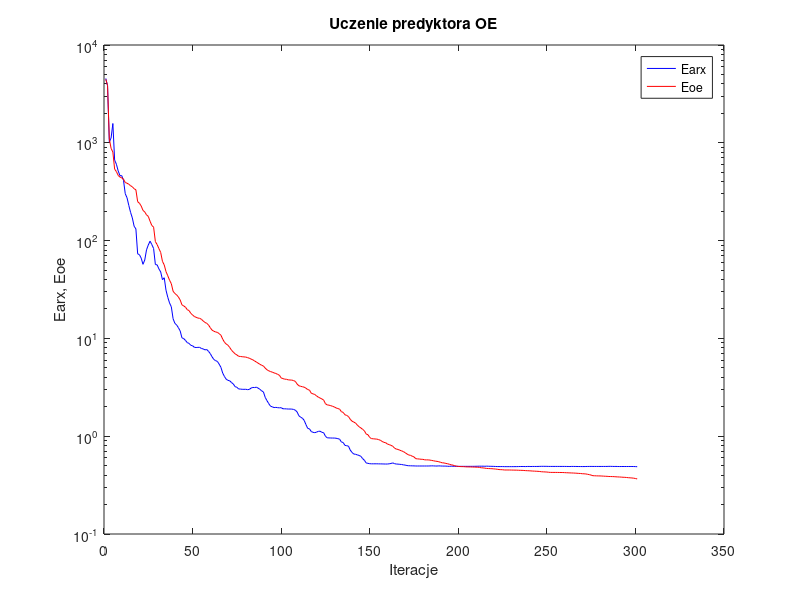
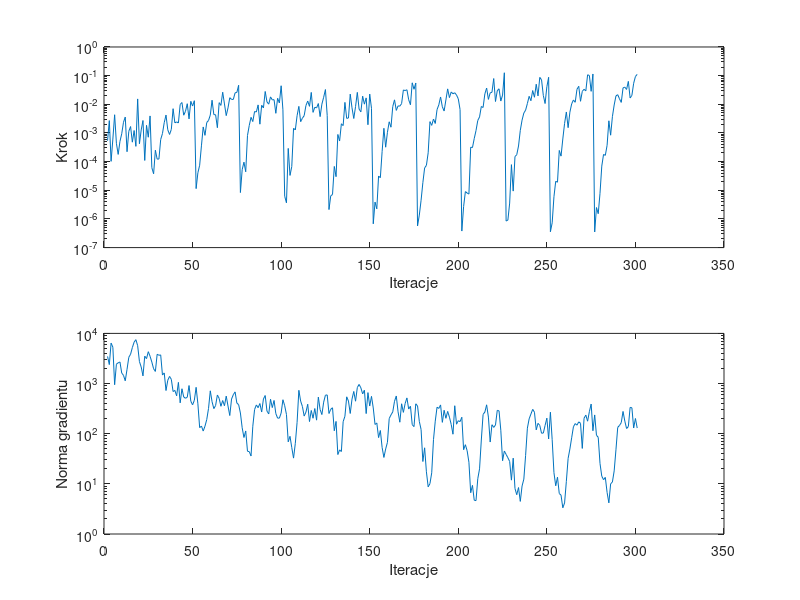

Write the MATLAB code that produced these figures, in order.
%uczenie predyktora oe
clear all;
n=0; farx(n+1)=4.549505e+003; foe(n+1)=4.454190e+003; wspucz(n+1)=0.000000e+000; ng(n+1)=0.000000e+000;
%odnowa zmiennej metryki
n=1; farx(n+1)=3.831203e+003; foe(n+1)=3.867013e+003; krok(n+1)=5.362933e-004; ng(n+1)=3.470062e+003;
n=2; farx(n+1)=1.018120e+003; foe(n+1)=1.095076e+003; krok(n+1)=2.700359e-003; ng(n+1)=2.385854e+003;
n=3; farx(n+1)=1.120815e+003; foe(n+1)=8.772626e+002; krok(n+1)=1.022356e-004; ng(n+1)=6.402525e+003;
n=4; farx(n+1)=1.575092e+003; foe(n+1)=8.037706e+002; krok(n+1)=6.121165e-004; ng(n+1)=5.307709e+003;
n=5; farx(n+1)=6.655492e+002; foe(n+1)=5.383287e+002; krok(n+1)=4.319006e-003; ng(n+1)=9.476158e+002;
n=6; farx(n+1)=6.036033e+002; foe(n+1)=5.075571e+002; krok(n+1)=4.356528e-004; ng(n+1)=2.431032e+003;
n=7; farx(n+1)=5.159330e+002; foe(n+1)=4.639471e+002; krok(n+1)=1.784716e-004; ng(n+1)=2.594048e+003;
n=8; farx(n+1)=4.613506e+002; foe(n+1)=4.465499e+002; krok(n+1)=5.045766e-004; ng(n+1)=2.694112e+003;
n=9; farx(n+1)=4.619670e+002; foe(n+1)=4.380976e+002; krok(n+1)=9.349870e-004; ng(n+1)=1.623430e+003;
n=10; farx(n+1)=4.139967e+002; foe(n+1)=4.246108e+002; krok(n+1)=2.364726e-003; ng(n+1)=1.455036e+003;
n=11; farx(n+1)=3.012766e+002; foe(n+1)=3.929132e+002; krok(n+1)=3.595838e-003; ng(n+1)=1.134547e+003;
n=12; farx(n+1)=2.742125e+002; foe(n+1)=3.859660e+002; krok(n+1)=2.215284e-004; ng(n+1)=1.922856e+003;
n=13; farx(n+1)=2.289669e+002; foe(n+1)=3.770525e+002; krok(n+1)=1.140915e-003; ng(n+1)=3.336989e+003;
n=14; farx(n+1)=1.943972e+002; foe(n+1)=3.641237e+002; krok(n+1)=1.674853e-003; ng(n+1)=3.845772e+003;
n=15; farx(n+1)=1.703510e+002; foe(n+1)=3.546301e+002; krok(n+1)=4.770094e-004; ng(n+1)=5.210155e+003;
n=16; farx(n+1)=1.402755e+002; foe(n+1)=3.393804e+002; krok(n+1)=1.218668e-003; ng(n+1)=6.678827e+003;
n=17; farx(n+1)=1.317585e+002; foe(n+1)=3.305248e+002; krok(n+1)=3.411214e-004; ng(n+1)=7.499417e+003;
n=18; farx(n+1)=7.322231e+001; foe(n+1)=2.499601e+002; krok(n+1)=1.540867e-002; ng(n+1)=5.684444e+003;
n=19; farx(n+1)=7.178469e+001; foe(n+1)=2.410836e+002; krok(n+1)=4.205124e-004; ng(n+1)=2.746991e+003;
n=20; farx(n+1)=6.615876e+001; foe(n+1)=2.258325e+002; krok(n+1)=1.276921e-003; ng(n+1)=2.134692e+003;
n=21; farx(n+1)=5.721855e+001; foe(n+1)=2.037683e+002; krok(n+1)=2.722891e-003; ng(n+1)=1.421136e+003;
n=22; farx(n+1)=6.331204e+001; foe(n+1)=1.962690e+002; krok(n+1)=1.098766e-004; ng(n+1)=3.517513e+003;
n=23; farx(n+1)=8.047585e+001; foe(n+1)=1.832833e+002; krok(n+1)=1.846469e-003; ng(n+1)=3.136844e+003;
n=24; farx(n+1)=9.012872e+001; foe(n+1)=1.769608e+002; krok(n+1)=7.101242e-004; ng(n+1)=4.318640e+003;
n=25; farx(n+1)=9.866168e+001; foe(n+1)=1.577374e+002; krok(n+1)=3.929986e-003; ng(n+1)=3.499724e+003;
%odnowa zmiennej metryki
n=26; farx(n+1)=9.108397e+001; foe(n+1)=1.427066e+002; krok(n+1)=6.152340e-005; ng(n+1)=2.679669e+003;
n=27; farx(n+1)=8.302722e+001; foe(n+1)=1.372430e+002; krok(n+1)=3.764398e-005; ng(n+1)=1.972094e+003;
n=28; farx(n+1)=5.692261e+001; foe(n+1)=9.765017e+001; krok(n+1)=2.507229e-004; ng(n+1)=1.745898e+003;
n=29; farx(n+1)=5.651355e+001; foe(n+1)=9.105490e+001; krok(n+1)=1.222111e-004; ng(n+1)=3.826267e+003;
n=30; farx(n+1)=5.134488e+001; foe(n+1)=8.284017e+001; krok(n+1)=1.230766e-004; ng(n+1)=3.663758e+003;
n=31; farx(n+1)=4.782535e+001; foe(n+1)=7.564599e+001; krok(n+1)=5.911814e-004; ng(n+1)=3.722791e+003;
n=32; farx(n+1)=3.982085e+001; foe(n+1)=6.132478e+001; krok(n+1)=9.534365e-004; ng(n+1)=1.478049e+003;
n=33; farx(n+1)=4.170569e+001; foe(n+1)=5.638862e+001; krok(n+1)=2.293768e-003; ng(n+1)=1.629482e+003;
n=34; farx(n+1)=3.108812e+001; foe(n+1)=4.818084e+001; krok(n+1)=4.212217e-003; ng(n+1)=7.255027e+002;
n=35; farx(n+1)=2.633009e+001; foe(n+1)=4.370869e+001; krok(n+1)=1.290694e-003; ng(n+1)=1.163076e+003;
n=36; farx(n+1)=2.305146e+001; foe(n+1)=3.937118e+001; krok(n+1)=8.861138e-004; ng(n+1)=1.386270e+003;
n=37; farx(n+1)=2.105233e+001; foe(n+1)=3.626829e+001; krok(n+1)=1.330026e-003; ng(n+1)=1.213905e+003;
n=38; farx(n+1)=1.589764e+001; foe(n+1)=3.037174e+001; krok(n+1)=7.032104e-003; ng(n+1)=6.924948e+002;
n=39; farx(n+1)=1.427381e+001; foe(n+1)=2.877922e+001; krok(n+1)=2.254077e-003; ng(n+1)=7.308383e+002;
n=40; farx(n+1)=1.371737e+001; foe(n+1)=2.787968e+001; krok(n+1)=2.433134e-003; ng(n+1)=5.687397e+002;
n=41; farx(n+1)=1.287481e+001; foe(n+1)=2.650250e+001; krok(n+1)=2.232051e-003; ng(n+1)=1.055733e+003;
n=42; farx(n+1)=1.191850e+001; foe(n+1)=2.472558e+001; krok(n+1)=9.866494e-003; ng(n+1)=4.126255e+002;
n=43; farx(n+1)=1.013604e+001; foe(n+1)=2.203929e+001; krok(n+1)=1.153579e-002; ng(n+1)=7.875329e+002;
n=44; farx(n+1)=9.954383e+000; foe(n+1)=2.148784e+001; krok(n+1)=4.162174e-003; ng(n+1)=5.389888e+002;
n=45; farx(n+1)=9.532366e+000; foe(n+1)=2.084785e+001; krok(n+1)=5.711090e-003; ng(n+1)=5.086481e+002;
n=46; farx(n+1)=9.054145e+000; foe(n+1)=1.967316e+001; krok(n+1)=1.048565e-002; ng(n+1)=5.333977e+002;
n=47; farx(n+1)=8.896616e+000; foe(n+1)=1.926110e+001; krok(n+1)=3.096185e-003; ng(n+1)=9.131622e+002;
n=48; farx(n+1)=8.502914e+000; foe(n+1)=1.805933e+001; krok(n+1)=1.269968e-002; ng(n+1)=4.443437e+002;
n=49; farx(n+1)=8.409591e+000; foe(n+1)=1.736683e+001; krok(n+1)=8.704305e-003; ng(n+1)=3.760617e+002;
n=50; farx(n+1)=8.111172e+000; foe(n+1)=1.674299e+001; krok(n+1)=1.336240e-002; ng(n+1)=4.640796e+002;
%odnowa zmiennej metryki
n=51; farx(n+1)=8.065902e+000; foe(n+1)=1.644042e+001; krok(n+1)=1.142338e-005; ng(n+1)=8.409275e+002;
n=52; farx(n+1)=8.096263e+000; foe(n+1)=1.612821e+001; krok(n+1)=4.095033e-005; ng(n+1)=3.943721e+002;
n=53; farx(n+1)=8.106159e+000; foe(n+1)=1.607225e+001; krok(n+1)=7.481366e-005; ng(n+1)=1.319174e+002;
n=54; farx(n+1)=7.879909e+000; foe(n+1)=1.567036e+001; krok(n+1)=3.550621e-004; ng(n+1)=1.421946e+002;
n=55; farx(n+1)=7.811709e+000; foe(n+1)=1.507814e+001; krok(n+1)=1.620122e-003; ng(n+1)=1.129091e+002;
n=56; farx(n+1)=7.632629e+000; foe(n+1)=1.455664e+001; krok(n+1)=8.258271e-004; ng(n+1)=1.410364e+002;
n=57; farx(n+1)=7.695797e+000; foe(n+1)=1.426202e+001; krok(n+1)=2.324084e-003; ng(n+1)=1.915060e+002;
n=58; farx(n+1)=7.372203e+000; foe(n+1)=1.371205e+001; krok(n+1)=2.716773e-003; ng(n+1)=3.182280e+002;
n=59; farx(n+1)=6.983337e+000; foe(n+1)=1.285620e+001; krok(n+1)=4.213325e-003; ng(n+1)=7.160496e+002;
n=60; farx(n+1)=6.489685e+000; foe(n+1)=1.215417e+001; krok(n+1)=1.389524e-002; ng(n+1)=4.343780e+002;
n=61; farx(n+1)=6.086592e+000; foe(n+1)=1.183818e+001; krok(n+1)=4.372259e-003; ng(n+1)=3.163898e+002;
n=62; farx(n+1)=5.924503e+000; foe(n+1)=1.164397e+001; krok(n+1)=4.315901e-003; ng(n+1)=3.649339e+002;
n=63; farx(n+1)=5.815870e+000; foe(n+1)=1.152671e+001; krok(n+1)=1.524981e-003; ng(n+1)=5.909615e+002;
n=64; farx(n+1)=5.456384e+000; foe(n+1)=1.119543e+001; krok(n+1)=1.142218e-002; ng(n+1)=5.058255e+002;
n=65; farx(n+1)=5.059394e+000; foe(n+1)=1.077693e+001; krok(n+1)=9.150227e-003; ng(n+1)=3.520854e+002;
n=66; farx(n+1)=4.421841e+000; foe(n+1)=9.841918e+000; krok(n+1)=2.642647e-002; ng(n+1)=4.590623e+002;
n=67; farx(n+1)=4.076888e+000; foe(n+1)=9.133065e+000; krok(n+1)=1.027490e-002; ng(n+1)=3.611658e+002;
n=68; farx(n+1)=3.818366e+000; foe(n+1)=8.759582e+000; krok(n+1)=4.027729e-003; ng(n+1)=5.616301e+002;
n=69; farx(n+1)=3.726082e+000; foe(n+1)=8.502333e+000; krok(n+1)=7.527268e-003; ng(n+1)=3.559536e+002;
n=70; farx(n+1)=3.679980e+000; foe(n+1)=8.059223e+000; krok(n+1)=1.697325e-002; ng(n+1)=2.303107e+002;
n=71; farx(n+1)=3.534408e+000; foe(n+1)=7.564952e+000; krok(n+1)=1.479856e-002; ng(n+1)=4.909802e+002;
n=72; farx(n+1)=3.418819e+000; foe(n+1)=7.245829e+000; krok(n+1)=1.479856e-002; ng(n+1)=5.994864e+002;
n=73; farx(n+1)=3.211804e+000; foe(n+1)=6.958362e+000; krok(n+1)=2.513448e-002; ng(n+1)=6.818721e+002;
n=74; farx(n+1)=3.163808e+000; foe(n+1)=6.778116e+000; krok(n+1)=2.598758e-002; ng(n+1)=4.073124e+002;
n=75; farx(n+1)=3.043429e+000; foe(n+1)=6.562666e+000; krok(n+1)=4.616585e-002; ng(n+1)=3.797416e+002;
%odnowa zmiennej metryki
n=76; farx(n+1)=3.032952e+000; foe(n+1)=6.535783e+000; krok(n+1)=8.333245e-006; ng(n+1)=2.586301e+002;
n=77; farx(n+1)=3.017184e+000; foe(n+1)=6.497162e+000; krok(n+1)=5.233915e-005; ng(n+1)=1.314380e+002;
n=78; farx(n+1)=3.013873e+000; foe(n+1)=6.467151e+000; krok(n+1)=9.579321e-005; ng(n+1)=8.406171e+001;
n=79; farx(n+1)=3.020008e+000; foe(n+1)=6.445059e+000; krok(n+1)=4.418089e-005; ng(n+1)=1.134262e+002;
n=80; farx(n+1)=2.992221e+000; foe(n+1)=6.364423e+000; krok(n+1)=8.178849e-004; ng(n+1)=4.464909e+001;
n=81; farx(n+1)=3.006883e+000; foe(n+1)=6.274422e+000; krok(n+1)=1.830478e-003; ng(n+1)=4.385861e+001;
n=82; farx(n+1)=3.102275e+000; foe(n+1)=6.148117e+000; krok(n+1)=3.514634e-003; ng(n+1)=3.590155e+001;
n=83; farx(n+1)=3.152882e+000; foe(n+1)=6.043959e+000; krok(n+1)=2.500228e-003; ng(n+1)=1.408777e+002;
n=84; farx(n+1)=3.143454e+000; foe(n+1)=5.874287e+000; krok(n+1)=5.608324e-003; ng(n+1)=3.033100e+002;
n=85; farx(n+1)=3.170533e+000; foe(n+1)=5.741775e+000; krok(n+1)=5.390749e-003; ng(n+1)=3.745795e+002;
n=86; farx(n+1)=3.101510e+000; foe(n+1)=5.581030e+000; krok(n+1)=9.535023e-003; ng(n+1)=3.300119e+002;
n=87; farx(n+1)=3.016297e+000; foe(n+1)=5.438304e+000; krok(n+1)=2.025775e-003; ng(n+1)=3.996767e+002;
n=88; farx(n+1)=2.908689e+000; foe(n+1)=5.311893e+000; krok(n+1)=9.251671e-003; ng(n+1)=2.705745e+002;
n=89; farx(n+1)=2.834150e+000; foe(n+1)=5.219133e+000; krok(n+1)=7.442795e-003; ng(n+1)=4.922586e+002;
n=90; farx(n+1)=2.495556e+000; foe(n+1)=4.971262e+000; krok(n+1)=2.803148e-002; ng(n+1)=5.773408e+002;
n=91; farx(n+1)=2.309721e+000; foe(n+1)=4.780869e+000; krok(n+1)=1.210728e-002; ng(n+1)=2.819691e+002;
n=92; farx(n+1)=2.152979e+000; foe(n+1)=4.663932e+000; krok(n+1)=1.012568e-002; ng(n+1)=2.482312e+002;
n=93; farx(n+1)=2.026608e+000; foe(n+1)=4.581808e+000; krok(n+1)=1.815661e-002; ng(n+1)=4.859407e+002;
n=94; farx(n+1)=1.997393e+000; foe(n+1)=4.516854e+000; krok(n+1)=1.423801e-002; ng(n+1)=3.314147e+002;
n=95; farx(n+1)=1.962028e+000; foe(n+1)=4.440545e+000; krok(n+1)=1.450364e-002; ng(n+1)=4.601712e+002;
n=96; farx(n+1)=1.972187e+000; foe(n+1)=4.378757e+000; krok(n+1)=4.853566e-003; ng(n+1)=2.516605e+002;
n=97; farx(n+1)=1.958199e+000; foe(n+1)=4.292521e+000; krok(n+1)=1.622219e-002; ng(n+1)=2.044722e+002;
n=98; farx(n+1)=1.950261e+000; foe(n+1)=4.202558e+000; krok(n+1)=1.111520e-002; ng(n+1)=2.044132e+002;
n=99; farx(n+1)=1.957619e+000; foe(n+1)=3.946523e+000; krok(n+1)=4.438543e-002; ng(n+1)=2.585211e+002;
n=100; farx(n+1)=1.908250e+000; foe(n+1)=3.880418e+000; krok(n+1)=6.425309e-003; ng(n+1)=4.754584e+002;
%odnowa zmiennej metryki
n=101; farx(n+1)=1.905806e+000; foe(n+1)=3.829570e+000; krok(n+1)=6.218107e-006; ng(n+1)=3.615361e+002;
n=102; farx(n+1)=1.902541e+000; foe(n+1)=3.820346e+000; krok(n+1)=3.652351e-006; ng(n+1)=2.414866e+002;
n=103; farx(n+1)=1.895276e+000; foe(n+1)=3.768753e+000; krok(n+1)=2.887783e-004; ng(n+1)=6.882020e+001;
n=104; farx(n+1)=1.896377e+000; foe(n+1)=3.755177e+000; krok(n+1)=3.298238e-005; ng(n+1)=8.863783e+001;
n=105; farx(n+1)=1.893249e+000; foe(n+1)=3.747736e+000; krok(n+1)=6.743596e-005; ng(n+1)=5.289780e+001;
n=106; farx(n+1)=1.878649e+000; foe(n+1)=3.705369e+000; krok(n+1)=1.457334e-003; ng(n+1)=3.259814e+001;
n=107; farx(n+1)=1.844981e+000; foe(n+1)=3.635736e+000; krok(n+1)=1.271814e-003; ng(n+1)=6.430179e+001;
n=108; farx(n+1)=1.771589e+000; foe(n+1)=3.417702e+000; krok(n+1)=4.008930e-003; ng(n+1)=1.684189e+002;
n=109; farx(n+1)=1.618223e+000; foe(n+1)=3.280116e+000; krok(n+1)=8.471180e-003; ng(n+1)=7.332729e+002;
n=110; farx(n+1)=1.564567e+000; foe(n+1)=3.236713e+000; krok(n+1)=2.476023e-003; ng(n+1)=4.476442e+002;
n=111; farx(n+1)=1.528183e+000; foe(n+1)=3.205971e+000; krok(n+1)=3.271540e-003; ng(n+1)=3.492013e+002;
n=112; farx(n+1)=1.451469e+000; foe(n+1)=3.172316e+000; krok(n+1)=4.026836e-003; ng(n+1)=2.247134e+002;
n=113; farx(n+1)=1.314639e+000; foe(n+1)=3.094782e+000; krok(n+1)=9.078303e-003; ng(n+1)=2.694149e+002;
n=114; farx(n+1)=1.201875e+000; foe(n+1)=2.999291e+000; krok(n+1)=1.299379e-002; ng(n+1)=3.869712e+002;
n=115; farx(n+1)=1.189436e+000; foe(n+1)=2.958955e+000; krok(n+1)=8.486408e-003; ng(n+1)=1.745901e+002;
n=116; farx(n+1)=1.116243e+000; foe(n+1)=2.749432e+000; krok(n+1)=2.598758e-002; ng(n+1)=2.907283e+002;
n=117; farx(n+1)=1.095647e+000; foe(n+1)=2.710488e+000; krok(n+1)=5.233259e-003; ng(n+1)=2.032377e+002;
n=118; farx(n+1)=1.086151e+000; foe(n+1)=2.668777e+000; krok(n+1)=7.884232e-003; ng(n+1)=3.177451e+002;
n=119; farx(n+1)=1.101111e+000; foe(n+1)=2.580859e+000; krok(n+1)=7.479896e-003; ng(n+1)=1.862649e+002;
n=120; farx(n+1)=1.121860e+000; foe(n+1)=2.506734e+000; krok(n+1)=1.063635e-002; ng(n+1)=5.367920e+002;
n=121; farx(n+1)=1.124180e+000; foe(n+1)=2.455347e+000; krok(n+1)=3.715831e-003; ng(n+1)=3.030884e+002;
n=122; farx(n+1)=1.096173e+000; foe(n+1)=2.403390e+000; krok(n+1)=1.012568e-002; ng(n+1)=2.406555e+002;
n=123; farx(n+1)=1.085692e+000; foe(n+1)=2.339618e+000; krok(n+1)=1.761298e-002; ng(n+1)=4.258922e+002;
n=124; farx(n+1)=9.991269e-001; foe(n+1)=2.150919e+000; krok(n+1)=3.276344e-002; ng(n+1)=5.860139e+002;
n=125; farx(n+1)=9.628828e-001; foe(n+1)=2.088754e+000; krok(n+1)=4.077649e-003; ng(n+1)=5.933951e+002;
%odnowa zmiennej metryki
n=126; farx(n+1)=9.608291e-001; foe(n+1)=2.076727e+000; krok(n+1)=2.122210e-006; ng(n+1)=2.527463e+002;
n=127; farx(n+1)=9.585638e-001; foe(n+1)=2.052913e+000; krok(n+1)=6.416592e-006; ng(n+1)=3.072070e+002;
n=128; farx(n+1)=9.574581e-001; foe(n+1)=2.022102e+000; krok(n+1)=7.122056e-006; ng(n+1)=3.288090e+002;
n=129; farx(n+1)=9.574164e-001; foe(n+1)=1.992508e+000; krok(n+1)=6.791072e-005; ng(n+1)=1.143804e+002;
n=130; farx(n+1)=9.534608e-001; foe(n+1)=1.947122e+000; krok(n+1)=2.981309e-005; ng(n+1)=1.757803e+002;
n=131; farx(n+1)=9.438196e-001; foe(n+1)=1.916722e+000; krok(n+1)=8.860127e-004; ng(n+1)=3.840320e+001;
n=132; farx(n+1)=9.328597e-001; foe(n+1)=1.892400e+000; krok(n+1)=5.236811e-004; ng(n+1)=4.757077e+001;
n=133; farx(n+1)=8.723805e-001; foe(n+1)=1.781785e+000; krok(n+1)=2.094724e-003; ng(n+1)=4.411306e+001;
n=134; farx(n+1)=8.625943e-001; foe(n+1)=1.752668e+000; krok(n+1)=1.810600e-003; ng(n+1)=1.738705e+002;
n=135; farx(n+1)=8.059492e-001; foe(n+1)=1.657066e+000; krok(n+1)=1.167289e-002; ng(n+1)=2.224585e+002;
n=136; farx(n+1)=7.996741e-001; foe(n+1)=1.630859e+000; krok(n+1)=3.225080e-003; ng(n+1)=5.435804e+002;
n=137; farx(n+1)=7.915584e-001; foe(n+1)=1.588696e+000; krok(n+1)=3.334617e-003; ng(n+1)=4.478840e+002;
n=138; farx(n+1)=7.218887e-001; foe(n+1)=1.488965e+000; krok(n+1)=2.262062e-002; ng(n+1)=2.531544e+002;
n=139; farx(n+1)=6.827914e-001; foe(n+1)=1.424985e+000; krok(n+1)=7.558357e-003; ng(n+1)=4.900268e+002;
n=140; farx(n+1)=6.568745e-001; foe(n+1)=1.393791e+000; krok(n+1)=3.195712e-003; ng(n+1)=6.954363e+002;
n=141; farx(n+1)=6.538291e-001; foe(n+1)=1.363480e+000; krok(n+1)=8.300976e-003; ng(n+1)=4.445060e+002;
n=142; farx(n+1)=6.440086e-001; foe(n+1)=1.298904e+000; krok(n+1)=2.606552e-002; ng(n+1)=8.320529e+002;
n=143; farx(n+1)=6.362517e-001; foe(n+1)=1.249960e+000; krok(n+1)=6.800237e-003; ng(n+1)=9.603094e+002;
n=144; farx(n+1)=6.221423e-001; foe(n+1)=1.214695e+000; krok(n+1)=5.457942e-003; ng(n+1)=8.220446e+002;
n=145; farx(n+1)=5.904442e-001; foe(n+1)=1.175638e+000; krok(n+1)=1.922414e-002; ng(n+1)=6.222987e+002;
n=146; farx(n+1)=5.673116e-001; foe(n+1)=1.134753e+000; krok(n+1)=1.012183e-002; ng(n+1)=7.377282e+002;
n=147; farx(n+1)=5.328724e-001; foe(n+1)=1.053072e+000; krok(n+1)=1.675011e-002; ng(n+1)=2.517930e+002;
n=148; farx(n+1)=5.277116e-001; foe(n+1)=1.036104e+000; krok(n+1)=1.935356e-003; ng(n+1)=6.599582e+002;
n=149; farx(n+1)=5.234091e-001; foe(n+1)=9.707181e-001; krok(n+1)=2.272397e-002; ng(n+1)=3.562001e+002;
n=150; farx(n+1)=5.220863e-001; foe(n+1)=9.443708e-001; krok(n+1)=7.242402e-003; ng(n+1)=5.553333e+002;
%odnowa zmiennej metryki
n=151; farx(n+1)=5.219735e-001; foe(n+1)=9.413272e-001; krok(n+1)=6.766504e-007; ng(n+1)=3.254201e+002;
n=152; farx(n+1)=5.221967e-001; foe(n+1)=9.365938e-001; krok(n+1)=3.872941e-006; ng(n+1)=1.527002e+002;
n=153; farx(n+1)=5.221053e-001; foe(n+1)=9.342384e-001; krok(n+1)=2.249322e-006; ng(n+1)=1.636894e+002;
n=154; farx(n+1)=5.216080e-001; foe(n+1)=9.232827e-001; krok(n+1)=3.145966e-005; ng(n+1)=8.360949e+001;
n=155; farx(n+1)=5.211278e-001; foe(n+1)=9.085987e-001; krok(n+1)=2.745808e-005; ng(n+1)=1.158572e+002;
n=156; farx(n+1)=5.207948e-001; foe(n+1)=8.845595e-001; krok(n+1)=2.247399e-004; ng(n+1)=5.322574e+001;
n=157; farx(n+1)=5.199372e-001; foe(n+1)=8.652611e-001; krok(n+1)=1.457334e-003; ng(n+1)=3.362601e+001;
n=158; farx(n+1)=5.194374e-001; foe(n+1)=8.581226e-001; krok(n+1)=3.185772e-004; ng(n+1)=4.958759e+001;
n=159; farx(n+1)=5.194839e-001; foe(n+1)=8.310762e-001; krok(n+1)=1.051976e-003; ng(n+1)=6.714644e+001;
n=160; farx(n+1)=5.222089e-001; foe(n+1)=8.201609e-001; krok(n+1)=2.454245e-003; ng(n+1)=2.005878e+002;
n=161; farx(n+1)=5.262819e-001; foe(n+1)=8.064813e-001; krok(n+1)=1.587460e-003; ng(n+1)=2.367984e+002;
n=162; farx(n+1)=5.332947e-001; foe(n+1)=7.893724e-001; krok(n+1)=8.300976e-003; ng(n+1)=2.719765e+002;
n=163; farx(n+1)=5.244457e-001; foe(n+1)=7.558754e-001; krok(n+1)=1.430505e-002; ng(n+1)=4.432418e+002;
n=164; farx(n+1)=5.190852e-001; foe(n+1)=7.385245e-001; krok(n+1)=6.130766e-003; ng(n+1)=5.655982e+002;
n=165; farx(n+1)=5.184869e-001; foe(n+1)=7.322665e-001; krok(n+1)=8.806488e-003; ng(n+1)=2.733793e+002;
n=166; farx(n+1)=5.156166e-001; foe(n+1)=7.186464e-001; krok(n+1)=8.625805e-003; ng(n+1)=1.694461e+002;
n=167; farx(n+1)=5.138579e-001; foe(n+1)=7.078456e-001; krok(n+1)=1.056509e-002; ng(n+1)=3.949834e+002;
n=168; farx(n+1)=5.092651e-001; foe(n+1)=6.963768e-001; krok(n+1)=3.172714e-002; ng(n+1)=2.662125e+002;
n=169; farx(n+1)=5.065816e-001; foe(n+1)=6.781342e-001; krok(n+1)=3.001959e-002; ng(n+1)=3.999328e+002;
n=170; farx(n+1)=5.012536e-001; foe(n+1)=6.588688e-001; krok(n+1)=3.222183e-002; ng(n+1)=5.171336e+002;
n=171; farx(n+1)=4.988285e-001; foe(n+1)=6.427924e-001; krok(n+1)=1.438335e-002; ng(n+1)=3.096951e+002;
n=172; farx(n+1)=4.983671e-001; foe(n+1)=6.375010e-001; krok(n+1)=9.630946e-003; ng(n+1)=3.525474e+002;
n=173; farx(n+1)=4.975745e-001; foe(n+1)=6.243780e-001; krok(n+1)=5.623415e-002; ng(n+1)=1.513344e+002;
n=174; farx(n+1)=4.971308e-001; foe(n+1)=6.139477e-001; krok(n+1)=3.347423e-002; ng(n+1)=1.385070e+002;
n=175; farx(n+1)=4.959248e-001; foe(n+1)=5.892979e-001; krok(n+1)=5.529705e-002; ng(n+1)=3.945450e+002;
%odnowa zmiennej metryki
n=176; farx(n+1)=4.958787e-001; foe(n+1)=5.861992e-001; krok(n+1)=5.703466e-007; ng(n+1)=3.573465e+002;
n=177; farx(n+1)=4.958990e-001; foe(n+1)=5.844528e-001; krok(n+1)=1.366464e-006; ng(n+1)=1.758450e+002;
n=178; farx(n+1)=4.958389e-001; foe(n+1)=5.809698e-001; krok(n+1)=4.498643e-006; ng(n+1)=1.209368e+002;
n=179; farx(n+1)=4.958677e-001; foe(n+1)=5.802308e-001; krok(n+1)=1.847442e-005; ng(n+1)=2.790335e+001;
n=180; farx(n+1)=4.958718e-001; foe(n+1)=5.734884e-001; krok(n+1)=6.028324e-005; ng(n+1)=5.233435e+001;
n=181; farx(n+1)=4.958841e-001; foe(n+1)=5.727557e-001; krok(n+1)=7.386519e-005; ng(n+1)=1.739666e+001;
n=182; farx(n+1)=4.958838e-001; foe(n+1)=5.725329e-001; krok(n+1)=2.036368e-004; ng(n+1)=8.717553e+000;
n=183; farx(n+1)=4.966353e-001; foe(n+1)=5.698983e-001; krok(n+1)=2.487486e-003; ng(n+1)=1.010772e+001;
n=184; farx(n+1)=4.976194e-001; foe(n+1)=5.652220e-001; krok(n+1)=1.838554e-003; ng(n+1)=1.660419e+001;
n=185; farx(n+1)=4.970862e-001; foe(n+1)=5.609373e-001; krok(n+1)=3.065383e-003; ng(n+1)=7.625841e+001;
n=186; farx(n+1)=4.958341e-001; foe(n+1)=5.558653e-001; krok(n+1)=2.145173e-003; ng(n+1)=1.780035e+002;
n=187; farx(n+1)=4.953732e-001; foe(n+1)=5.530255e-001; krok(n+1)=6.511197e-003; ng(n+1)=3.367464e+002;
n=188; farx(n+1)=4.973446e-001; foe(n+1)=5.480465e-001; krok(n+1)=9.552064e-003; ng(n+1)=3.188698e+002;
n=189; farx(n+1)=4.960060e-001; foe(n+1)=5.407951e-001; krok(n+1)=1.801017e-002; ng(n+1)=3.746997e+002;
n=190; farx(n+1)=4.951872e-001; foe(n+1)=5.342869e-001; krok(n+1)=8.193332e-003; ng(n+1)=1.683450e+002;
n=191; farx(n+1)=4.947452e-001; foe(n+1)=5.328387e-001; krok(n+1)=5.829338e-003; ng(n+1)=2.936829e+002;
n=192; farx(n+1)=4.947304e-001; foe(n+1)=5.267689e-001; krok(n+1)=1.417782e-002; ng(n+1)=2.028154e+002;
n=193; farx(n+1)=4.926679e-001; foe(n+1)=5.227486e-001; krok(n+1)=3.453662e-002; ng(n+1)=2.783093e+002;
n=194; farx(n+1)=4.918855e-001; foe(n+1)=5.161502e-001; krok(n+1)=1.711633e-002; ng(n+1)=2.138244e+002;
n=195; farx(n+1)=4.942258e-001; foe(n+1)=5.104065e-001; krok(n+1)=2.693892e-002; ng(n+1)=1.531097e+002;
n=196; farx(n+1)=4.928377e-001; foe(n+1)=5.058313e-001; krok(n+1)=2.331735e-002; ng(n+1)=9.766800e+001;
n=197; farx(n+1)=4.924144e-001; foe(n+1)=4.984704e-001; krok(n+1)=2.527804e-002; ng(n+1)=3.609723e+002;
n=198; farx(n+1)=4.919526e-001; foe(n+1)=4.941249e-001; krok(n+1)=2.107682e-002; ng(n+1)=1.545976e+002;
n=199; farx(n+1)=4.915381e-001; foe(n+1)=4.911295e-001; krok(n+1)=1.552665e-002; ng(n+1)=1.816909e+002;
n=200; farx(n+1)=4.917538e-001; foe(n+1)=4.893229e-001; krok(n+1)=6.544675e-003; ng(n+1)=1.741912e+002;
%odnowa zmiennej metryki
n=201; farx(n+1)=4.917254e-001; foe(n+1)=4.886366e-001; krok(n+1)=3.775290e-007; ng(n+1)=2.128592e+002;
n=202; farx(n+1)=4.917155e-001; foe(n+1)=4.883571e-001; krok(n+1)=2.696520e-006; ng(n+1)=4.796875e+001;
n=203; farx(n+1)=4.917441e-001; foe(n+1)=4.865531e-001; krok(n+1)=9.006227e-006; ng(n+1)=6.035718e+001;
n=204; farx(n+1)=4.917253e-001; foe(n+1)=4.854550e-001; krok(n+1)=8.012023e-006; ng(n+1)=4.572116e+001;
n=205; farx(n+1)=4.917400e-001; foe(n+1)=4.852465e-001; krok(n+1)=7.359141e-006; ng(n+1)=2.696445e+001;
n=206; farx(n+1)=4.918517e-001; foe(n+1)=4.846839e-001; krok(n+1)=3.185772e-004; ng(n+1)=6.652158e+000;
n=207; farx(n+1)=4.919832e-001; foe(n+1)=4.837831e-001; krok(n+1)=3.095959e-004; ng(n+1)=9.338292e+000;
n=208; farx(n+1)=4.921394e-001; foe(n+1)=4.833533e-001; krok(n+1)=6.359070e-004; ng(n+1)=4.712423e+000;
n=209; farx(n+1)=4.926491e-001; foe(n+1)=4.824787e-001; krok(n+1)=1.210414e-003; ng(n+1)=4.629566e+000;
n=210; farx(n+1)=4.931480e-001; foe(n+1)=4.817176e-001; krok(n+1)=2.728971e-003; ng(n+1)=1.264254e+001;
n=211; farx(n+1)=4.939432e-001; foe(n+1)=4.797147e-001; krok(n+1)=3.625910e-003; ng(n+1)=1.990976e+001;
n=212; farx(n+1)=4.933185e-001; foe(n+1)=4.753396e-001; krok(n+1)=8.402186e-003; ng(n+1)=7.486134e+001;
n=213; farx(n+1)=4.939371e-001; foe(n+1)=4.744449e-001; krok(n+1)=7.741423e-003; ng(n+1)=2.432828e+002;
n=214; farx(n+1)=4.924512e-001; foe(n+1)=4.712486e-001; krok(n+1)=2.307159e-002; ng(n+1)=2.693521e+002;
n=215; farx(n+1)=4.942311e-001; foe(n+1)=4.680951e-001; krok(n+1)=3.688951e-002; ng(n+1)=3.767754e+002;
n=216; farx(n+1)=4.929271e-001; foe(n+1)=4.670041e-001; krok(n+1)=1.483652e-002; ng(n+1)=2.144878e+002;
n=217; farx(n+1)=4.924363e-001; foe(n+1)=4.661079e-001; krok(n+1)=2.517497e-002; ng(n+1)=6.818447e+001;
n=218; farx(n+1)=4.919484e-001; foe(n+1)=4.652949e-001; krok(n+1)=2.610641e-002; ng(n+1)=1.509786e+002;
n=219; farx(n+1)=4.913210e-001; foe(n+1)=4.632509e-001; krok(n+1)=7.923274e-002; ng(n+1)=1.334853e+002;
n=220; farx(n+1)=4.903460e-001; foe(n+1)=4.616961e-001; krok(n+1)=1.251065e-002; ng(n+1)=1.492823e+002;
n=221; farx(n+1)=4.895203e-001; foe(n+1)=4.590365e-001; krok(n+1)=2.963700e-002; ng(n+1)=2.920384e+002;
n=222; farx(n+1)=4.889838e-001; foe(n+1)=4.559773e-001; krok(n+1)=3.481722e-002; ng(n+1)=2.854476e+002;
n=223; farx(n+1)=4.891920e-001; foe(n+1)=4.549655e-001; krok(n+1)=1.297031e-002; ng(n+1)=1.173516e+002;
n=224; farx(n+1)=4.892197e-001; foe(n+1)=4.542336e-001; krok(n+1)=2.097129e-002; ng(n+1)=2.890380e+001;
n=225; farx(n+1)=4.883681e-001; foe(n+1)=4.514723e-001; krok(n+1)=1.261335e-001; ng(n+1)=4.515423e+001;
%odnowa zmiennej metryki
n=226; farx(n+1)=4.883715e-001; foe(n+1)=4.514108e-001; krok(n+1)=8.426747e-007; ng(n+1)=3.860905e+001;
n=227; farx(n+1)=4.883699e-001; foe(n+1)=4.513633e-001; krok(n+1)=9.145201e-007; ng(n+1)=3.315828e+001;
n=228; farx(n+1)=4.883646e-001; foe(n+1)=4.512201e-001; krok(n+1)=3.578487e-006; ng(n+1)=2.798191e+001;
n=229; farx(n+1)=4.884178e-001; foe(n+1)=4.507895e-001; krok(n+1)=7.844920e-005; ng(n+1)=1.185789e+001;
n=230; farx(n+1)=4.884552e-001; foe(n+1)=4.502552e-001; krok(n+1)=9.365562e-006; ng(n+1)=3.252775e+001;
n=231; farx(n+1)=4.885959e-001; foe(n+1)=4.498931e-001; krok(n+1)=1.505759e-004; ng(n+1)=8.094191e+000;
n=232; farx(n+1)=4.887571e-001; foe(n+1)=4.495942e-001; krok(n+1)=1.736749e-004; ng(n+1)=6.071874e+000;
n=233; farx(n+1)=4.893488e-001; foe(n+1)=4.486052e-001; krok(n+1)=3.505243e-004; ng(n+1)=8.441182e+000;
n=234; farx(n+1)=4.899470e-001; foe(n+1)=4.478500e-001; krok(n+1)=1.226042e-003; ng(n+1)=4.467845e+000;
n=235; farx(n+1)=4.900755e-001; foe(n+1)=4.475011e-001; krok(n+1)=2.804162e-003; ng(n+1)=9.047443e+000;
n=236; farx(n+1)=4.899232e-001; foe(n+1)=4.463157e-001; krok(n+1)=4.952046e-003; ng(n+1)=1.240818e+001;
n=237; farx(n+1)=4.893456e-001; foe(n+1)=4.447387e-001; krok(n+1)=6.256921e-003; ng(n+1)=3.690968e+001;
n=238; farx(n+1)=4.904727e-001; foe(n+1)=4.438144e-001; krok(n+1)=1.064021e-002; ng(n+1)=1.289443e+002;
n=239; farx(n+1)=4.906396e-001; foe(n+1)=4.429715e-001; krok(n+1)=1.899071e-002; ng(n+1)=1.980134e+002;
n=240; farx(n+1)=4.898246e-001; foe(n+1)=4.417000e-001; krok(n+1)=1.333747e-002; ng(n+1)=2.462225e+002;
n=241; farx(n+1)=4.905810e-001; foe(n+1)=4.401577e-001; krok(n+1)=3.022871e-002; ng(n+1)=3.058466e+002;
n=242; farx(n+1)=4.904761e-001; foe(n+1)=4.393815e-001; krok(n+1)=1.761298e-002; ng(n+1)=2.682399e+002;
n=243; farx(n+1)=4.904425e-001; foe(n+1)=4.381452e-001; krok(n+1)=5.018717e-002; ng(n+1)=1.192664e+002;
n=244; farx(n+1)=4.908534e-001; foe(n+1)=4.374290e-001; krok(n+1)=1.961876e-002; ng(n+1)=1.609527e+002;
n=245; farx(n+1)=4.913646e-001; foe(n+1)=4.356677e-001; krok(n+1)=8.693674e-002; ng(n+1)=1.465425e+002;
n=246; farx(n+1)=4.921719e-001; foe(n+1)=4.330490e-001; krok(n+1)=7.142563e-002; ng(n+1)=1.021626e+002;
n=247; farx(n+1)=4.921104e-001; foe(n+1)=4.321188e-001; krok(n+1)=2.038266e-002; ng(n+1)=1.030263e+002;
n=248; farx(n+1)=4.918876e-001; foe(n+1)=4.312288e-001; krok(n+1)=1.064021e-002; ng(n+1)=1.461382e+002;
n=249; farx(n+1)=4.918199e-001; foe(n+1)=4.301094e-001; krok(n+1)=4.109961e-002; ng(n+1)=2.042310e+002;
n=250; farx(n+1)=4.909729e-001; foe(n+1)=4.278506e-001; krok(n+1)=8.764941e-002; ng(n+1)=7.850987e+001;
%odnowa zmiennej metryki
n=251; farx(n+1)=4.909507e-001; foe(n+1)=4.266088e-001; krok(n+1)=3.565877e-007; ng(n+1)=2.682904e+002;
n=252; farx(n+1)=4.909459e-001; foe(n+1)=4.263817e-001; krok(n+1)=7.308445e-007; ng(n+1)=7.605893e+001;
n=253; farx(n+1)=4.909388e-001; foe(n+1)=4.263203e-001; krok(n+1)=5.957013e-006; ng(n+1)=1.674184e+001;
n=254; farx(n+1)=4.909364e-001; foe(n+1)=4.262302e-001; krok(n+1)=2.063495e-005; ng(n+1)=9.150092e+000;
n=255; farx(n+1)=4.909256e-001; foe(n+1)=4.260881e-001; krok(n+1)=1.909813e-005; ng(n+1)=1.359292e+001;
n=256; farx(n+1)=4.908967e-001; foe(n+1)=4.256968e-001; krok(n+1)=2.456241e-004; ng(n+1)=6.408913e+000;
n=257; farx(n+1)=4.908960e-001; foe(n+1)=4.254681e-001; krok(n+1)=1.553088e-004; ng(n+1)=5.962046e+000;
n=258; farx(n+1)=4.908909e-001; foe(n+1)=4.252649e-001; krok(n+1)=6.158105e-004; ng(n+1)=3.330033e+000;
n=259; farx(n+1)=4.908463e-001; foe(n+1)=4.242532e-001; krok(n+1)=2.145173e-003; ng(n+1)=4.158480e+000;
n=260; farx(n+1)=4.905495e-001; foe(n+1)=4.231930e-001; krok(n+1)=5.400718e-003; ng(n+1)=1.120089e+001;
n=261; farx(n+1)=4.903137e-001; foe(n+1)=4.225960e-001; krok(n+1)=1.529700e-003; ng(n+1)=3.216485e+001;
n=262; farx(n+1)=4.897363e-001; foe(n+1)=4.215605e-001; krok(n+1)=5.320104e-003; ng(n+1)=4.961724e+001;
n=263; farx(n+1)=4.909474e-001; foe(n+1)=4.209169e-001; krok(n+1)=1.034502e-002; ng(n+1)=8.280755e+001;
n=264; farx(n+1)=4.906682e-001; foe(n+1)=4.201668e-001; krok(n+1)=1.417782e-002; ng(n+1)=1.375884e+002;
n=265; farx(n+1)=4.905295e-001; foe(n+1)=4.191961e-001; krok(n+1)=1.175883e-002; ng(n+1)=1.591737e+002;
n=266; farx(n+1)=4.901525e-001; foe(n+1)=4.180233e-001; krok(n+1)=3.347423e-002; ng(n+1)=1.479393e+002;
n=267; farx(n+1)=4.898019e-001; foe(n+1)=4.165055e-001; krok(n+1)=4.256083e-002; ng(n+1)=1.722712e+002;
n=268; farx(n+1)=4.896544e-001; foe(n+1)=4.157169e-001; krok(n+1)=1.274938e-002; ng(n+1)=1.609748e+002;
n=269; farx(n+1)=4.893430e-001; foe(n+1)=4.134304e-001; krok(n+1)=2.835564e-002; ng(n+1)=5.087025e+001;
n=270; farx(n+1)=4.894947e-001; foe(n+1)=4.126441e-001; krok(n+1)=3.339713e-002; ng(n+1)=2.038951e+002;
n=271; farx(n+1)=4.898997e-001; foe(n+1)=4.112702e-001; krok(n+1)=2.946581e-002; ng(n+1)=2.346099e+002;
n=272; farx(n+1)=4.905382e-001; foe(n+1)=4.077663e-001; krok(n+1)=1.071906e-001; ng(n+1)=1.774746e+002;
n=273; farx(n+1)=4.907152e-001; foe(n+1)=4.047133e-001; krok(n+1)=1.011873e-001; ng(n+1)=2.754362e+002;
n=274; farx(n+1)=4.909588e-001; foe(n+1)=4.001733e-001; krok(n+1)=2.835564e-002; ng(n+1)=3.900225e+002;
n=275; farx(n+1)=4.906649e-001; foe(n+1)=3.946310e-001; krok(n+1)=1.143175e-001; ng(n+1)=1.145471e+002;
%odnowa zmiennej metryki
n=276; farx(n+1)=4.906651e-001; foe(n+1)=3.939353e-001; krok(n+1)=3.509391e-007; ng(n+1)=2.367201e+002;
n=277; farx(n+1)=4.906476e-001; foe(n+1)=3.931739e-001; krok(n+1)=2.502989e-006; ng(n+1)=9.319615e+001;
n=278; farx(n+1)=4.906352e-001; foe(n+1)=3.926850e-001; krok(n+1)=1.524749e-006; ng(n+1)=8.469158e+001;
n=279; farx(n+1)=4.906384e-001; foe(n+1)=3.924840e-001; krok(n+1)=7.829941e-006; ng(n+1)=2.551543e+001;
n=280; farx(n+1)=4.906442e-001; foe(n+1)=3.915050e-001; krok(n+1)=6.976007e-005; ng(n+1)=1.422361e+001;
n=281; farx(n+1)=4.906773e-001; foe(n+1)=3.905670e-001; krok(n+1)=1.784716e-004; ng(n+1)=1.208709e+001;
n=282; farx(n+1)=4.906979e-001; foe(n+1)=3.894513e-001; krok(n+1)=1.654720e-004; ng(n+1)=1.345737e+001;
n=283; farx(n+1)=4.907976e-001; foe(n+1)=3.888851e-001; krok(n+1)=3.691804e-004; ng(n+1)=6.748612e+000;
n=284; farx(n+1)=4.917091e-001; foe(n+1)=3.872294e-001; krok(n+1)=2.659087e-003; ng(n+1)=4.177111e+000;
n=285; farx(n+1)=4.916879e-001; foe(n+1)=3.870272e-001; krok(n+1)=8.351411e-004; ng(n+1)=9.999138e+000;
n=286; farx(n+1)=4.910479e-001; foe(n+1)=3.864895e-001; krok(n+1)=3.704626e-003; ng(n+1)=1.090052e+001;
n=287; farx(n+1)=4.904519e-001; foe(n+1)=3.859031e-001; krok(n+1)=9.476825e-003; ng(n+1)=1.814060e+001;
n=288; farx(n+1)=4.909149e-001; foe(n+1)=3.844504e-001; krok(n+1)=1.958773e-002; ng(n+1)=4.772052e+001;
n=289; farx(n+1)=4.900490e-001; foe(n+1)=3.835465e-001; krok(n+1)=2.165649e-002; ng(n+1)=1.336680e+002;
n=290; farx(n+1)=4.897155e-001; foe(n+1)=3.828099e-001; krok(n+1)=1.552039e-002; ng(n+1)=1.459064e+002;
n=291; farx(n+1)=4.899608e-001; foe(n+1)=3.817231e-001; krok(n+1)=1.165911e-002; ng(n+1)=1.664399e+002;
n=292; farx(n+1)=4.899671e-001; foe(n+1)=3.803782e-001; krok(n+1)=3.726804e-002; ng(n+1)=2.779098e+002;
n=293; farx(n+1)=4.899541e-001; foe(n+1)=3.797259e-001; krok(n+1)=3.982240e-002; ng(n+1)=1.786158e+002;
n=294; farx(n+1)=4.899325e-001; foe(n+1)=3.782937e-001; krok(n+1)=3.301014e-002; ng(n+1)=1.268562e+002;
n=295; farx(n+1)=4.900369e-001; foe(n+1)=3.764553e-001; krok(n+1)=6.306675e-002; ng(n+1)=1.387931e+002;
n=296; farx(n+1)=4.900712e-001; foe(n+1)=3.754365e-001; krok(n+1)=1.661865e-002; ng(n+1)=3.348062e+002;
n=297; farx(n+1)=4.900994e-001; foe(n+1)=3.740355e-001; krok(n+1)=2.047906e-002; ng(n+1)=3.289600e+002;
n=298; farx(n+1)=4.896774e-001; foe(n+1)=3.722132e-001; krok(n+1)=5.421512e-002; ng(n+1)=1.298644e+002;
n=299; farx(n+1)=4.891094e-001; foe(n+1)=3.693933e-001; krok(n+1)=9.338312e-002; ng(n+1)=2.010004e+002;
n=300; farx(n+1)=4.874611e-001; foe(n+1)=3.656289e-001; krok(n+1)=1.105941e-001; ng(n+1)=1.294878e+002;

figure; semilogy(farx,'b'); hold on; semilogy(foe,'r'); xlabel('Iteracje'); ylabel('Earx, Eoe'); legend('Earx','Eoe'); title('Uczenie predyktora OE');
figure; subplot(2,1,1); semilogy(krok); xlabel('Iteracje'); ylabel('Krok');
subplot(2,1,2); semilogy(ng); xlabel('Iteracje'); ylabel('Norma gradientu');
Earx=farx(n+1)
Eoe=foe(n+1)
